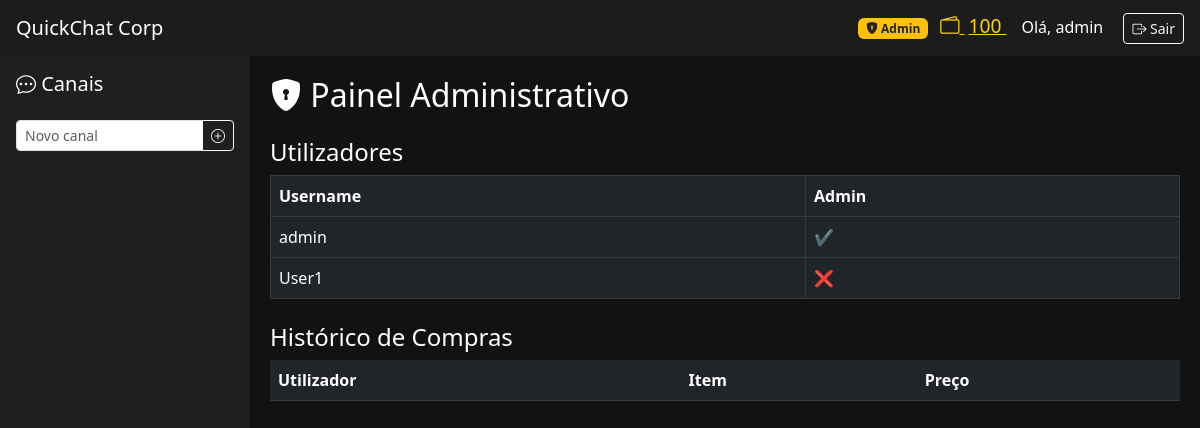
Page /admin_panel (signed in) on the committed database.
### tables this page shows
CREATE TABLE users (
                      id INTEGER PRIMARY KEY AUTOINCREMENT,
                      username TEXT UNIQUE,
                      password TEXT,
                      is_admin INTEGER DEFAULT 0);

### VersãoNãoCwazy/ProgramaçãoSegura/app.py (the view)
@app.route('/admin_panel')
def admin_panel():
    if 'username' not in session or not session.get('is_admin'):
        return "Acesso negado", 403
    conn = sqlite3.connect(db_path)
    cursor = conn.cursor()
    cursor.execute("SELECT username, is_admin FROM users")
    users = cursor.fetchall()
    cursor.execute("""
        SELECT u.username, si.name, si.price
        FROM purchases p
        JOIN users u ON u.id = p.user_id
        JOIN shop_items si ON si.id = p.item_id
    """)
    history = cursor.fetchall()
    conn.close()
    return render_template('admin_panel.html', users=users, history=history)

### VersãoNãoCwazy/ProgramaçãoSegura/app.py (called while the page is built)
@app.context_processor
def inject_wallet():
    if 'username' in session:
        conn = sqlite3.connect(db_path)
        cursor = conn.cursor()
        cursor.execute(
            "SELECT balance FROM wallets WHERE user_id = (SELECT id FROM users WHERE username = ?)",
            (session['username'],)
        )
        result = cursor.fetchone()
        conn.close()
        return {'wallet_balance': result[0] if result else 0}
    return {}

### VersãoNãoCwazy/ProgramaçãoSegura/templates/admin_panel.html (shortened to what this page needs)
{% extends "base.html" %}
{% block content %}
  <h2><i class="bi bi-shield-lock-fill"></i> Painel Administrativo</h2>
  <h4 class="mt-4">Utilizadores</h4>
  <table class="table table-dark table-bordered">
    <thead><tr><th>Username</th><th>Admin</th></tr></thead>
    <tbody>
      {% for user, is_admin in users %}
      <tr>
        <td>{{ user }}</td>
        <td>{{ "✔️" if is_admin else "❌" }}</td>
      </tr>
      {% endfor %}
    </tbody>
  </table>
  <h4 class="mt-4">Histórico de Compras</h4>
  <table class="table table-dark table-striped">
    <thead><tr><th>Utilizador</th><th>Item</th><th>Preço</th></tr></thead>
  </table>
{% endblock %}

### VersãoNãoCwazy/ProgramaçãoSegura/templates/base.html (shortened to what this page needs)
<!DOCTYPE html>
<html lang="pt">
<head>
  <link href="https://cdn.jsdelivr.net/npm/bootstrap@5.3.0/dist/css/bootstrap.min.css" rel="stylesheet">
  <link href="https://cdn.jsdelivr.net/npm/bootstrap-icons@1.10.5/font/bootstrap-icons.css" rel="stylesheet">
</head>
<body>
  <nav class="navbar navbar-dark px-3">
    <span class="navbar-brand">QuickChat Corp</span>
    {% if session.username %}
      <div>
        {% if session.is_admin %}
        <a href="/admin_panel" class="badge bg-warning text-dark text-decoration-none me-2">
          <i class="bi bi-shield-lock-fill"></i> Admin
        </a>
        {% endif %}
        <a href="/wallet" class="wallet-icon" title="Carteira">
          <i class="bi bi-wallet2"></i>
          <span id="wallet-balance" class="ms-1">
            {% if wallet_balance is defined %}{{ wallet_balance }}{% else %}0{% endif %}
          </span>
        </a>
        <span class="me-3">Olá, {{ session.username }}</span>
        <a href="/logout" class="btn btn-outline-light btn-sm"><i class="bi bi-box-arrow-right"></i> Sair</a>
      </div>
    {% endif %}
  </nav>
  <div class="d-flex">
    <div class="sidebar p-3">
      <h5 class="text-white"><i class="bi bi-chat-dots"></i> Canais</h5>
      {% if 'username' in session %}
      <form action="/create_channel" method="POST" class="mt-4">
        <div class="input-group">
          <input type="text" name="channel_name" class="form-control form-control-sm" placeholder="Novo canal" required>
          <button class="btn btn-outline-light btn-sm" type="submit"><i class="bi bi-plus-circle"></i></button>
        </div>
      </form>
      {% endif %}
    </div>
    <div class="content-area">
      {% block content %}{% endblock %}
    </div>
  </div>
</body>
</html>

### VersãoNãoCwazy/ProgramaçãoSegura/templates/base.html (style rules this page uses)
body { background-color: #121212; color: #fff; }
.sidebar { background-color: #1f1f1f; min-height: 100vh; width: 250px; }
.content-area { padding: 20px; flex-grow: 1; }
.navbar { background-color: #1c1c1c; }
.wallet-icon { color: gold; font-size: 1.2rem; margin-right: 15px; cursor: pointer; }

### rows in the picture
users: username "admin", is_admin "✔️"
users: username "User1", is_admin "❌"

### other values in the picture
{{ wallet_balance }} "100"
